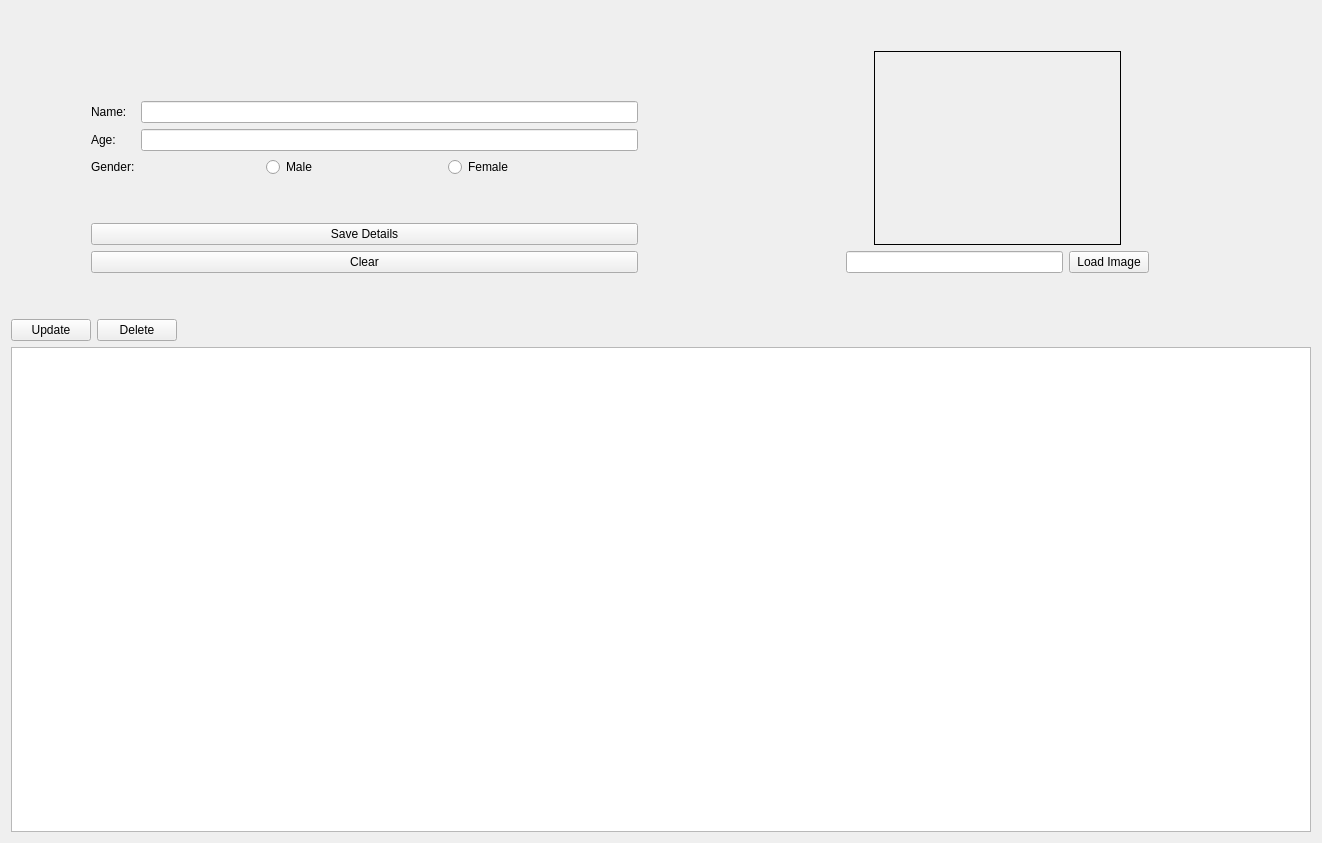
<?xml version="1.0" encoding="UTF-8"?>
<ui version="4.0">
 <class>faceshandler</class>
 <widget class="QWidget" name="faceshandler">
  <property name="geometry">
   <rect>
    <x>0</x>
    <y>0</y>
    <width>1322</width>
    <height>843</height>
   </rect>
  </property>
  <property name="windowTitle">
   <string>Form</string>
  </property>
  <layout class="QVBoxLayout" name="verticalLayout_2" stretch="0,0">
   <item>
    <spacer name="verticalSpacer_4">
     <property name="orientation">
      <enum>Qt::Vertical</enum>
     </property>
     <property name="sizeType">
      <enum>QSizePolicy::Fixed</enum>
     </property>
     <property name="sizeHint" stdset="0">
      <size>
       <width>20</width>
       <height>40</height>
      </size>
     </property>
    </spacer>
   </item>
   <item>
    <layout class="QVBoxLayout" name="verticalLayout" stretch="0,0,1">
     <item>
      <layout class="QHBoxLayout" name="add_face_layout" stretch="0,1,0,1,0">
       <item>
        <spacer name="horizontalSpacer">
         <property name="orientation">
          <enum>Qt::Horizontal</enum>
         </property>
         <property name="sizeType">
          <enum>QSizePolicy::Fixed</enum>
         </property>
         <property name="sizeHint" stdset="0">
          <size>
           <width>80</width>
           <height>20</height>
          </size>
         </property>
        </spacer>
       </item>
       <item>
        <layout class="QVBoxLayout" name="verticalLayout_3">
         <item>
          <spacer name="verticalSpacer_2">
           <property name="orientation">
            <enum>Qt::Vertical</enum>
           </property>
           <property name="sizeType">
            <enum>QSizePolicy::Expanding</enum>
           </property>
           <property name="sizeHint" stdset="0">
            <size>
             <width>20</width>
             <height>50</height>
            </size>
           </property>
          </spacer>
         </item>
         <item>
          <layout class="QHBoxLayout" name="horizontalLayout" stretch="1">
           <item>
            <layout class="QVBoxLayout" name="verticalLayout_5">
             <item>
              <layout class="QFormLayout" name="formLayout">
               <item row="0" column="0">
                <widget class="QLabel" name="label">
                 <property name="text">
                  <string>Name: </string>
                 </property>
                </widget>
               </item>
               <item row="0" column="1">
                <widget class="QLineEdit" name="name"/>
               </item>
               <item row="1" column="0">
                <widget class="QLabel" name="label_2">
                 <property name="text">
                  <string>Age:</string>
                 </property>
                </widget>
               </item>
               <item row="1" column="1">
                <widget class="QLineEdit" name="age"/>
               </item>
               <item row="2" column="0">
                <widget class="QLabel" name="label_3">
                 <property name="text">
                  <string>Gender:</string>
                 </property>
                </widget>
               </item>
               <item row="2" column="1">
                <layout class="QHBoxLayout" name="horizontalLayout_2">
                 <item>
                  <spacer name="horizontalSpacer_7">
                   <property name="orientation">
                    <enum>Qt::Horizontal</enum>
                   </property>
                   <property name="sizeHint" stdset="0">
                    <size>
                     <width>40</width>
                     <height>20</height>
                    </size>
                   </property>
                  </spacer>
                 </item>
                 <item>
                  <widget class="QRadioButton" name="male_radio_button">
                   <property name="text">
                    <string>Male</string>
                   </property>
                  </widget>
                 </item>
                 <item>
                  <spacer name="horizontalSpacer_9">
                   <property name="orientation">
                    <enum>Qt::Horizontal</enum>
                   </property>
                   <property name="sizeHint" stdset="0">
                    <size>
                     <width>40</width>
                     <height>20</height>
                    </size>
                   </property>
                  </spacer>
                 </item>
                 <item>
                  <widget class="QRadioButton" name="female_radio_button">
                   <property name="text">
                    <string>Female</string>
                   </property>
                  </widget>
                 </item>
                 <item>
                  <spacer name="horizontalSpacer_8">
                   <property name="orientation">
                    <enum>Qt::Horizontal</enum>
                   </property>
                   <property name="sizeHint" stdset="0">
                    <size>
                     <width>40</width>
                     <height>20</height>
                    </size>
                   </property>
                  </spacer>
                 </item>
                </layout>
               </item>
              </layout>
             </item>
            </layout>
           </item>
          </layout>
         </item>
         <item>
          <spacer name="verticalSpacer">
           <property name="orientation">
            <enum>Qt::Vertical</enum>
           </property>
           <property name="sizeType">
            <enum>QSizePolicy::Expanding</enum>
           </property>
           <property name="sizeHint" stdset="0">
            <size>
             <width>20</width>
             <height>40</height>
            </size>
           </property>
          </spacer>
         </item>
         <item>
          <widget class="QPushButton" name="save_details_button">
           <property name="text">
            <string>Save Details</string>
           </property>
          </widget>
         </item>
         <item>
          <widget class="QPushButton" name="clear_button">
           <property name="text">
            <string>Clear</string>
           </property>
          </widget>
         </item>
        </layout>
       </item>
       <item>
        <spacer name="horizontalSpacer_2">
         <property name="orientation">
          <enum>Qt::Horizontal</enum>
         </property>
         <property name="sizeType">
          <enum>QSizePolicy::Fixed</enum>
         </property>
         <property name="sizeHint" stdset="0">
          <size>
           <width>80</width>
           <height>20</height>
          </size>
         </property>
        </spacer>
       </item>
       <item>
        <layout class="QVBoxLayout" name="verticalLayout_4" stretch="1,0">
         <property name="sizeConstraint">
          <enum>QLayout::SetFixedSize</enum>
         </property>
         <item>
          <layout class="QHBoxLayout" name="horizontalLayout_3">
           <item>
            <spacer name="horizontalSpacer_3">
             <property name="orientation">
              <enum>Qt::Horizontal</enum>
             </property>
             <property name="sizeType">
              <enum>QSizePolicy::Fixed</enum>
             </property>
             <property name="sizeHint" stdset="0">
              <size>
               <width>150</width>
               <height>20</height>
              </size>
             </property>
            </spacer>
           </item>
           <item>
            <widget class="QLabel" name="image_label">
             <property name="enabled">
              <bool>true</bool>
             </property>
             <property name="frameShape">
              <enum>QFrame::Box</enum>
             </property>
             <property name="text">
              <string/>
             </property>
             <property name="pixmap">
              <pixmap>../build-ImageViewer-Desktop_Qt_6_6_1_MinGW_64_bit-Release/Icons/blank_new.jpeg</pixmap>
             </property>
             <property name="scaledContents">
              <bool>true</bool>
             </property>
             <property name="alignment">
              <set>Qt::AlignCenter</set>
             </property>
            </widget>
           </item>
           <item>
            <spacer name="horizontalSpacer_4">
             <property name="orientation">
              <enum>Qt::Horizontal</enum>
             </property>
             <property name="sizeType">
              <enum>QSizePolicy::Fixed</enum>
             </property>
             <property name="sizeHint" stdset="0">
              <size>
               <width>150</width>
               <height>20</height>
              </size>
             </property>
            </spacer>
           </item>
          </layout>
         </item>
         <item>
          <layout class="QHBoxLayout" name="horizontalLayout_5">
           <item>
            <spacer name="horizontalSpacer_5">
             <property name="orientation">
              <enum>Qt::Horizontal</enum>
             </property>
             <property name="sizeType">
              <enum>QSizePolicy::Fixed</enum>
             </property>
             <property name="sizeHint" stdset="0">
              <size>
               <width>122</width>
               <height>20</height>
              </size>
             </property>
            </spacer>
           </item>
           <item>
            <widget class="QLineEdit" name="image_path">
             <property name="readOnly">
              <bool>true</bool>
             </property>
            </widget>
           </item>
           <item>
            <widget class="QPushButton" name="load_image_button">
             <property name="text">
              <string>Load Image</string>
             </property>
            </widget>
           </item>
           <item>
            <spacer name="horizontalSpacer_6">
             <property name="orientation">
              <enum>Qt::Horizontal</enum>
             </property>
             <property name="sizeType">
              <enum>QSizePolicy::Fixed</enum>
             </property>
             <property name="sizeHint" stdset="0">
              <size>
               <width>122</width>
               <height>20</height>
              </size>
             </property>
            </spacer>
           </item>
          </layout>
         </item>
        </layout>
       </item>
       <item>
        <spacer name="horizontalSpacer_10">
         <property name="orientation">
          <enum>Qt::Horizontal</enum>
         </property>
         <property name="sizeType">
          <enum>QSizePolicy::Fixed</enum>
         </property>
         <property name="sizeHint" stdset="0">
          <size>
           <width>40</width>
           <height>20</height>
          </size>
         </property>
        </spacer>
       </item>
      </layout>
     </item>
     <item>
      <spacer name="verticalSpacer_3">
       <property name="orientation">
        <enum>Qt::Vertical</enum>
       </property>
       <property name="sizeHint" stdset="0">
        <size>
         <width>20</width>
         <height>40</height>
        </size>
       </property>
      </spacer>
     </item>
     <item>
      <layout class="QVBoxLayout" name="verticalLayout_6">
       <item>
        <layout class="QHBoxLayout" name="horizontalLayout_6">
         <item>
          <widget class="QPushButton" name="update_button">
           <property name="text">
            <string>Update</string>
           </property>
          </widget>
         </item>
         <item>
          <widget class="QPushButton" name="delete_button">
           <property name="text">
            <string>Delete</string>
           </property>
          </widget>
         </item>
         <item>
          <spacer name="horizontalSpacer_11">
           <property name="orientation">
            <enum>Qt::Horizontal</enum>
           </property>
           <property name="sizeHint" stdset="0">
            <size>
             <width>40</width>
             <height>20</height>
            </size>
           </property>
          </spacer>
         </item>
        </layout>
       </item>
       <item>
        <widget class="QTableView" name="registered_faces_tableView"/>
       </item>
      </layout>
     </item>
    </layout>
   </item>
  </layout>
 </widget>
 <resources/>
 <connections/>
</ui>
